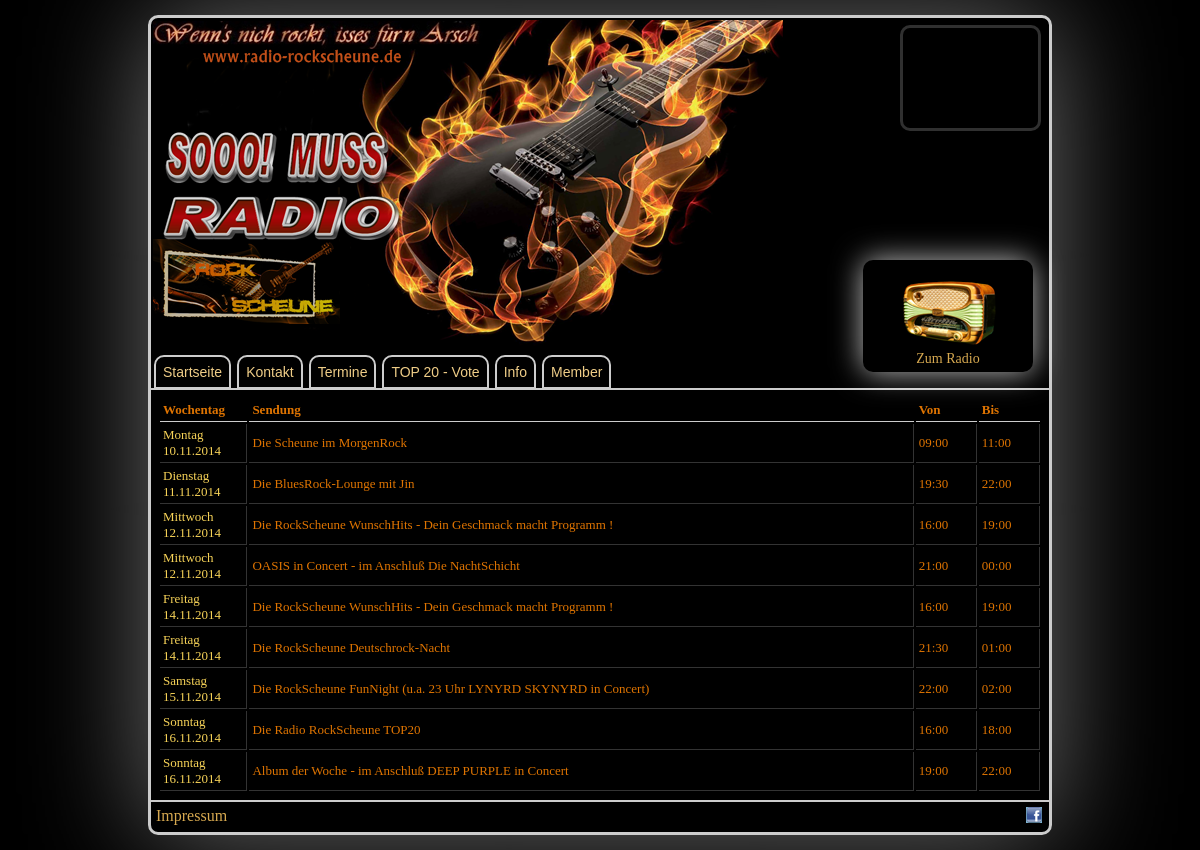
Screenshot of /termine.php with the database file from the repository.
### tables this page shows
CREATE TABLE IF NOT EXISTS `termine` (
`ID` int(10) NOT NULL,
  `Text` varchar(250) DEFAULT NULL,
  `Von` datetime NOT NULL,
  `Bis` datetime NOT NULL
);

### class/mysqli.class.php (called while the page is built, shortened)
<?php
class MysqliDb
{
    protected static $_prefix;
    protected $_mysqli;
    protected $_query;
    protected $_where = array();
    protected $_orderBy = array();
    protected $_groupBy = array();
    protected $_bindParams = array('');
    protected $host;
    protected $username;
    protected $password;
    protected $db;
    protected $port;
    public function __construct($host = NULL, $username = NULL, $password = NULL, $db = NULL, $port = NULL)
    {
        $this->host = $host;
        $this->username = $username;
        $this->password = $password;
        $this->db = $db;
        if($port == NULL)
            $this->port = ini_get ('mysqli.default_port');
        else
            $this->port = $port;
    }
    public function connect()
    {
        $this->_mysqli = new mysqli ($this->host, $this->username, $this->password, $this->db, $this->port)
            or die('There was a problem connecting to the database');
        $this->_mysqli->set_charset ('utf8');
    }
    protected function reset()
    {
        $this->_where = array();
        $this->_orderBy = array();
        $this->_groupBy = array();
        $this->_bindParams = array('');
        $this->_query = null;
    }
    public function setPrefix($prefix = '')
    {
        self::$_prefix = $prefix;
        return $this;
    }
    public function get($tableName, $numRows = null, $columns = '*')
    {
        if (empty ($columns))
            $columns = '*';
        $column = is_array($columns) ? implode(', ', $columns) : $columns;
        $this->_query = "SELECT $column FROM " .self::$_prefix . $tableName;
        $stmt = $this->_buildQuery($numRows);
        $stmt->execute();
        return $this->_dynamicBindResults($stmt);
    }
    public function getOne($tableName, $columns = '*')
    {
        $res = $this->get ($tableName, 1, $columns);
        return null;
    }
    public function where($whereProp, $whereValue = null, $operator = null)
    {
        if ($operator)
            $whereValue = Array ($operator => $whereValue);
        $this->_where[] = Array ("AND", $whereValue, $whereProp);
        return $this;
    }
    public function orderBy($orderByField, $orderbyDirection = "DESC")
    {
        $orderbyDirection = strtoupper (trim ($orderbyDirection));
        $orderByField = preg_replace ("/[^-a-z0-9\.\(\),_]+/i",'', $orderByField);
        $this->_orderBy[$orderByField] = $orderbyDirection;
        return $this;
    }
    protected function _determineType($item)
    {
        switch (gettype($item)) {
            case 'NULL':
            case 'string':
                return 's';
                break;
        }
        return '';
    }
    protected function _bindParam($value) {
        $this->_bindParams[0] .= $this->_determineType ($value);
        array_push ($this->_bindParams, $value);
    }
    protected function _buildPair ($operator, $value) {
        if (!is_object($value)) {
            return ' ' . $operator. ' ? ';
        }
        $subQuery = $value->getSubQuery ();
        return " " . $operator . " (" . $subQuery['query'] . ")";
    }
    protected function _buildQuery($numRows = null, $tableData = null)
    {
        $stmt = $this->_prepareQuery();
        if (count ($this->_bindParams) > 1)
            call_user_func_array(array($stmt, 'bind_param'), $this->refValues($this->_bindParams));
        return $stmt;
    }
    protected function _dynamicBindResults(mysqli_stmt $stmt)
    {
        $parameters = array();
        $results = array();
        $meta = $stmt->result_metadata();
        $row = array();
        while ($field = $meta->fetch_field()) {
            $row[$field->name] = null;
            $parameters[] = & $row[$field->name];
        }
        call_user_func_array(array($stmt, 'bind_result'), $parameters);
        while ($stmt->fetch()) {
            $x = array();
            foreach ($row as $key => $val) {
                $x[$key] = $val;
            }
            array_push($results, $x);
        }
        return $results;
    }
    protected function _buildTableData ($tableData) {
        if (!is_array ($tableData))
            return;
        $this->_query = rtrim($this->_query, ', ');
    }
    protected function _buildWhere () {
        if (empty ($this->_where))
            return;
        $this->_query .= ' WHERE ';
        $this->_where[0][0] = '';
        foreach ($this->_where as $cond) {
            list ($concat, $wValue, $wKey) = $cond;
            $this->_query .= " " . $concat ." " . $wKey;
            $key = key ($wValue);
            $val = $wValue[$key];
            switch (strtolower ($key)) {
                default:
                    $this->_query .= $this->_buildPair ($key, $val);
            }
        }
    }
    protected function _buildGroupBy () {
        if (empty ($this->_groupBy))
            return;
        $this->_query .= " GROUP BY ";
        $this->_query = rtrim($this->_query, ', ') . " ";
    }
    protected function _buildOrderBy () {
        if (empty ($this->_orderBy))
            return;
        $this->_query .= " ORDER BY ";
        foreach ($this->_orderBy as $prop => $value)
            $this->_query .= $prop . " " . $value . ", ";
        $this->_query = rtrim ($this->_query, ', ') . " ";
    }
    protected function _buildLimit ($numRows) {
        if (!isset ($numRows))
            return;
        if (is_array ($numRows))
            $this->_query .= ' LIMIT ' . (int)$numRows[0] . ', ' . (int)$numRows[1];
        else
            $this->_query .= ' LIMIT ' . (int)$numRows;
    }
    protected function _prepareQuery()
    {
        if (!$stmt = $this->_mysqli->prepare($this->_query)) {
            trigger_error("Problem preparing query ($this->_query) " . $this->_mysqli->error, E_USER_ERROR);
        }
        return $stmt;
    }
    protected function refValues($arr)
    {
        if (strnatcmp(phpversion(), '5.3') >= 0) {
            $refs = array();
            foreach ($arr as $key => $value) {
                $refs[$key] = & $arr[$key];
            }
            return $refs;
        }
        return $arr;
    }
    protected function replacePlaceHolders ($str, $vals) {
        $i = 1;
        $newStr = "";
        while ($pos = strpos ($str, "?")) {
            $val = $vals[$i++];
            $newStr .= substr ($str, 0, $pos) . $val;
            $str = substr ($str, $pos + 1);
        }
        return $newStr;
    }
}

### include/db_connect.php (called while the page is built, shortened)
<?php
include($_SERVER['DOCUMENT_ROOT'].'/scheune/class/mysqli.class.php');
$db		= new MysqliDb(HOST,USER,PASSWORD,DATABASE);
$cols		= array("playerText");
$settings	= $db->getOne(T_SETTINGS, null, $cols);
?>

### include/functions.inc.php (called while the page is built, shortened)
<?php
include_once 'db_connect.php';
function getWochenTag($timestamp) {
	$Nr = date("w",$timestamp);
	switch($Nr) {
		case 0:
			return 'Sonntag';
		break;
		case 1:
			return 'Montag';
		break;
		case 2:
			return 'Dienstag';
		break;
		case 3:
			return 'Mittwoch';
		break;
		case 5:
			return 'Freitag';
		break;
		case 6:
			return 'Samstag';
		break;
	}
}
?>

### class/Template.class.php (called while the page is built, shortened)
<?php
class tpl {
    var $tpl;
    function tpl($tplurl) {
        $this->tpl = array();
        $line_arr = file("templates/".$tplurl);
        $aktindex = "";
        foreach ($line_arr as $line) {
            $templine = trim($line);
            $first = substr($templine, 0, 1);
            if ($first == '\\' and $aktindex) {
            	$this->tpl[$aktindex] .= substr(strstr($line, '\\'), 1);
            } else if  ($first == '[' and substr($templine, -1) == ']') {
                $aktindex = substr($templine, 1, -1);
                $this->tpl[$aktindex] = "";
            } else if ($first == '#' or $first == ';' or $first == '') {
                ;
            } else {
                if ($aktindex) {
                    $this->tpl[$aktindex] .= $line;
                }
            }
        }
    }
    function fill_tpl($name, $se, $re = "", $cmd = true) {
		if ($re === "" and $cmd == true) {
			$search = array();
			foreach (array_keys($se) as $sg) {
				$search[] = '{' . strtoupper($sg) . '}';
			}
			return str_replace($search, array_values($se), $this->tpl[$name]);
		} else if ($re === "" and $cmd == false) {
			return str_replace(array_keys($se), array_values($se), $this->tpl[$name]);
		} else if (is_array($re) and $cmd == true) {
			$search = array();
			foreach ($se as $sg) {
				$search[] = '{' . strtoupper($sg) . '}';
			}
			return str_replace($search, $re, $this->tpl[$name]);
		} else if ($re !== "" and $cmd == true) {
			$se = '{' . strtoupper($se) . '}';
		}
		return str_replace($se, $re, $this->tpl[$name]);
    }
}
?>

### termine.php (the view, shortened to what this page needs)
<?php
require_once('include/db_connect.php');
require_once('class/Template.class.php');
include_once('include/functions.inc.php');
$inhalt				= null;
$tabelle_termine	= null;
$monday		= new DateTime('last monday');
if(date("w", time()) == 0) {
	$sunday		= new DateTime('today');
} else {
	$sunday		= new DateTime('next sunday');
}
if(date("w", time()) == 1) {
	$monday		= new DateTime('today');
} else {
	$monday		= new DateTime('last monday');
}
$cols		= array("ID", "Text", "Von", "Bis");
$db->where("Von", $monday->format('Y-m-d H:i:s'), ">");
$db->where("Bis", $sunday->format('Y-m-d').' 23:59:59', "<=");
$db->orderBy("Von","ASC");
$termine	= $db->get(T_TERMINE, null, $cols);
$tabelle_termine .= '<table class="termine">
						<thead>
							<th>Wochentag</th>
							<th>Sendung</th>
							<th>Von</th>
							<th>Bis</th>
						</thead>';
foreach ($termine as $termin) {
	$tabelle_termine .= '<tr>
							<td class="wday">'.getWochenTag(strtotime($termin['Von'])).' '.date('d.m.Y',strtotime($termin['Von'])).'</td>
							<td>'.$termin['Text'].'</td>
							<td class="time">'.date("H:i",strtotime($termin['Von'])).'</td>
							<td class="time">'.date("H:i",strtotime($termin['Bis'])).'</td>
						</tr>';
}
$tabelle_termine .= '</table>';
$inhalt .= $tabelle_termine;
$Template	= new tpl("main.tpl");
$sere = array (
		"title"				=> "Rockscheune - Termine",
		"inhalt"			=> $inhalt,
		"playerText"		=> $settings['playerText']
);
echo $Template->fill_tpl("start", $sere);
?>

### css/style.css (style rules this page uses)
* { margin:0px; padding:0px; }
body { background:#000; color:#DF7401; }
a { color:#D7A950; text-decoration:none; }
div#container { margin:15px auto; text-align:left; width:898px; border:3px solid #CCC; box-shadow: 0px 0px 120px #6E6E6E; -webkit-border-radius: 10px; -moz-border-radius: 10px; border-radius: 10px; }
div#header { width:900px; height:330px; background-image:url('../img/logo-netz.png'); background-repeat:no-repeat; background-position:-10px -15px; margin:2px; }
div#header div#status { border:0px; position:relative; right:12px; top:5px; float:right; }
div#header div#status iframe.playerstatus { height:100px; width:135px; border:3px solid #303030; -webkit-border-radius: 10px; -moz-border-radius: 10px; border-radius: 10px; overflow:hidden; }
div#header div#player { position:relative; right:20px; top:130px; width:160px; float:right; text-align:center; padding:5px; font-size:14px; -webkit-box-shadow: 0px 0px 30px 0px rgba(255, 255, 255, 0.75); -moz-box-shadow: 0px 0px 30px 0px rgba(255, 255, 255, 0.75); box-shadow: 0px 0px 30px 0px rgba(255, 255, 255, 0.75); -webkit-border-radius: 10px; -moz-border-radius: 10px; border-radius: 10px; }
div#header div#player a { display:block; }
div#navigation { width:898px; }
div#navigation ul { list-style-type:none; }
div#navigation ul li { float:left; padding:7px; font-size:14px; margin:3px; margin-bottom:-1px; border:2px solid #CCC; -webkit-border-top-left-radius: 10px; -webkit-border-top-right-radius: 10px; -moz-border-radius-topleft: 10px; -moz-border-radius-topright: 10px; border-top-left-radius: 10px; border-top-right-radius: 10px; }
div#navigation ul a { color:#EFCD87; font-family:Verdana, Arial; }
div#content { width:auto; min-height:300px; padding:7px; border-top:2px solid #CCC; border-bottom:2px solid #CCC; font-size:13px; }
table.termine { width:100%; }
table.termine thead th { border-bottom:1px solid #ccc; padding:3px; }
table.termine tr td { border-bottom:1px solid #333333; border-right:1px solid #333; padding:3px; }
table.termine tr td.wday { width:10%; color:#F7D358; }
table.termine tr td.time { width:7%; }
div#footer { width:896px; border:0px; padding:5px; }
div#footer ul { list-style-type:none; }
div#footer ul li { float:left; }
div#footer span.right { float:right; margin-right:10px; }

### rows the page displays
termine: Von "Montag", Von "10.11.2014", Text "Die Scheune im MorgenRock", Von "09:00", Bis "11:00"
termine: Von "Dienstag", Von "11.11.2014", Text "Die BluesRock-Lounge mit Jin", Von "19:30", Bis "22:00"
termine: Von "Mittwoch", Von "12.11.2014", Text "Die RockScheune WunschHits - Dein Geschmack macht Programm !", Von "16:00", Bis "19:00"
termine: Von "Mittwoch", Von "12.11.2014", Text "OASIS in Concert - im Anschluß Die NachtSchicht", Von "21:00", Bis "00:00"
termine: Von "Freitag", Von "14.11.2014", Text "Die RockScheune WunschHits - Dein Geschmack macht Programm !", Von "16:00", Bis "19:00"
termine: Von "Freitag", Von "14.11.2014", Text "Die RockScheune Deutschrock-Nacht", Von "21:30", Bis "01:00"
termine: Von "Samstag", Von "15.11.2014", Text "Die RockScheune FunNight (u.a. 23 Uhr LYNYRD SKYNYRD in Concert)", Von "22:00", Bis "02:00"
termine: Von "Sonntag", Von "16.11.2014", Text "Die Radio RockScheune TOP20", Von "16:00", Bis "18:00"
termine: Von "Sonntag", Von "16.11.2014", Text "Album der Woche - im Anschluß DEEP PURPLE in Concert", Von "19:00", Bis "22:00"

### other values shown
$Template->fill_tpl("start", $sere) "Zum Radio Startseite Kontakt Termine TOP 20 - Vote Info Member Impressum"
